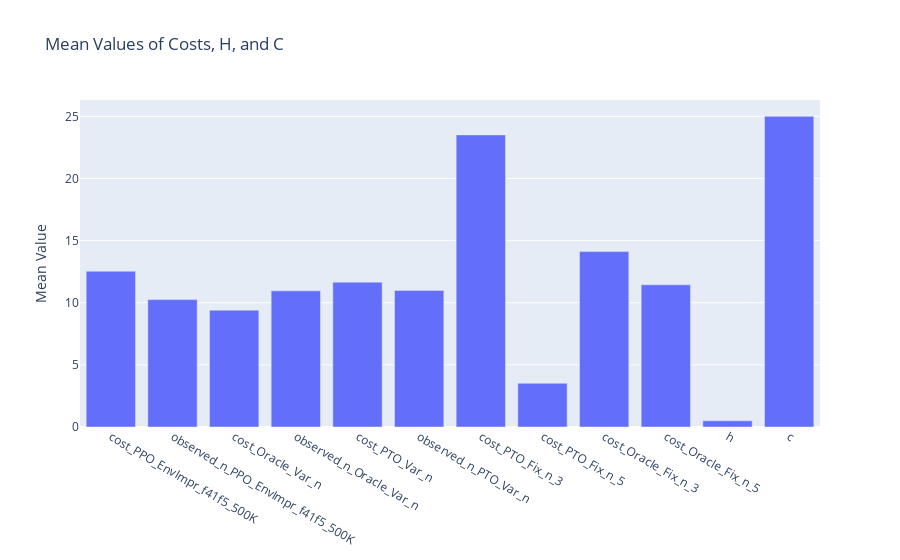
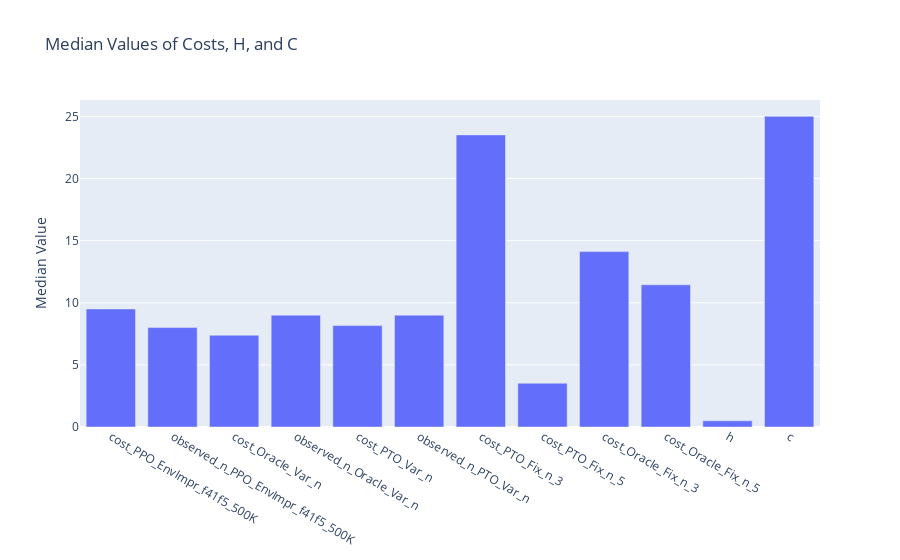

The notebook cell these images were saved under, in order:
### Markdown cell above
## Visualize Results

### Code cell
import plotly.graph_objects as go

# columns_to_visualize = [x for x in test_df.columns if 'cost' in x or 'observe' in x]

# Calculate means
means = test_df[columns_to_visualize + ['h', 'c']].mean()

# Plot
fig = go.Figure(data=[go.Bar(x=means.index, y=means.values)])
fig.update_layout(title="Mean Values of Costs, H, and C", yaxis_title="Mean Value")
fig.show()

# Calculate medians
medians = test_df[columns_to_visualize + ['h', 'c']].median()

# Plot
fig = go.Figure(data=[go.Bar(x=medians.index, y=medians.values)])
fig.update_layout(title="Median Values of Costs, H, and C", yaxis_title="Median Value")
fig.show()

# Create a dataframe with two rows: one for means and one for medians
summary_df = pd.DataFrame({'Mean': means, 'Median': medians}).T
summary_df.head()

### Figure 1 — Plotly figure (JSON) as saved in the notebook; plotly's stock layout.template omitted (floating-point values rounded to 4 significant figures)
{"data": [{"type": "bar", "x": ["cost_PPO_EnvImpr_f41f5_500K", "observed_n_PPO_EnvImpr_f41f5_500K", "cost_Oracle_Var_n", "observed_n_Oracle_Var_n", "cost_PTO_Var_n", "observed_n_PTO_Var_n", "cost_PTO_Fix_n_3", "cost_PTO_Fix_n_5", "cost_Oracle_Fix_n_3", "cost_Oracle_Fix_n_5", "h", "c"], "y": [12.54, 10.25, 9.403, 10.96, 11.66, 10.99, 23.51, 3.521, 14.11, 11.44, 0.5, 25.0]}], "layout": {"title": {"text": "Mean Values of Costs, H, and C"}, "yaxis": {"title": {"text": "Mean Value"}}}}

### Figure 2 — Plotly figure (JSON) as saved in the notebook; plotly's stock layout.template omitted (floating-point values rounded to 4 significant figures)
{"data": [{"type": "bar", "x": ["cost_PPO_EnvImpr_f41f5_500K", "observed_n_PPO_EnvImpr_f41f5_500K", "cost_Oracle_Var_n", "observed_n_Oracle_Var_n", "cost_PTO_Var_n", "observed_n_PTO_Var_n", "cost_PTO_Fix_n_3", "cost_PTO_Fix_n_5", "cost_Oracle_Fix_n_3", "cost_Oracle_Fix_n_5", "h", "c"], "y": [9.499, 8.0, 7.385, 9.0, 8.161, 9.0, 23.51, 3.521, 14.11, 11.44, 0.5, 25.0]}], "layout": {"title": {"text": "Median Values of Costs, H, and C"}, "yaxis": {"title": {"text": "Median Value"}}}}
